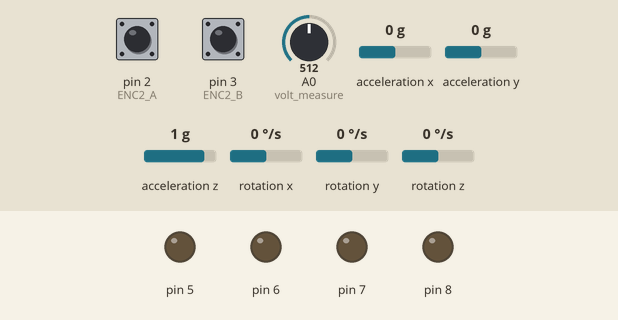
This sketch was run on a simulated Arduino Uno, built with avr-gcc and run on an emulated ATmega328P. Shown: output pins drawn as LEDs (lit = HIGH). Wiring (inferred from the names in the program): MPU-6050 motion sensor at I2C address 0x68. The inputs (shaded band) are chosen by the test bench; at power-on: pin 2 (ENC2_A) HIGH, pin 3 (ENC2_B) HIGH, A0 (volt_measure) = 512, acceleration x 0 g, acceleration y 0 g, acceleration z 1 g, rotation x 0 °/s, rotation y 0 °/s, rotation z 0 °/s. What the sketch prints to the serial monitor is not drawn.

Above: at 0.1 s.
At 2.7 s:
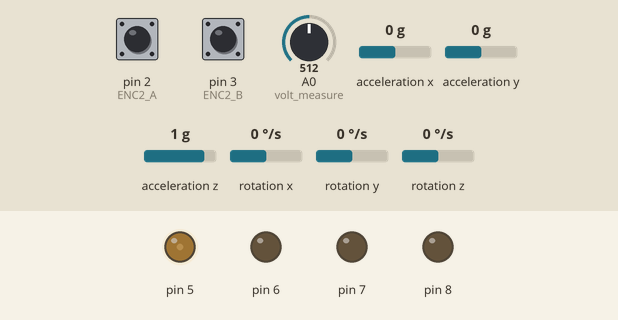
At 3.1 s:
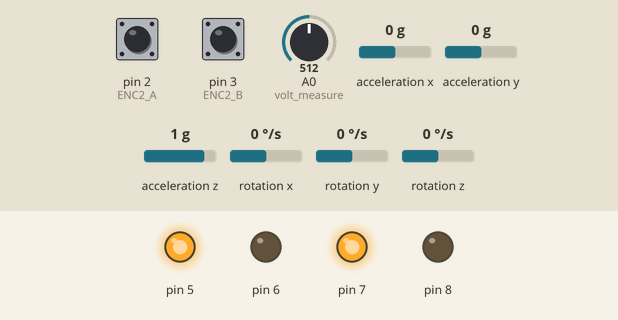
Timing chart, 0 to 4.6 s (numbered marks = the images above):
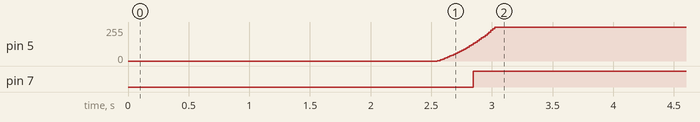

Measured:
- by itself, pin 5: moves from 0/255 to 255/255 over 0.49 s
- by itself, pin 7: LOW → HIGH at 2.8 s

The sketch:

Motor_Speed_Control3.ino
```cpp
/*
    Name: Brandon Ho
    Date: 2/27/2022
    Title: Motor Speed Open Loop
    Description: This script works to test the motor in an open loop response
                 It goes with DataTransfer.py to get the DC gain and time constant of the motor
                 Using B port on the Arduino Motor Shield at full power
                 Adapted from https://github.com/CooperControlsLab/CU-At-Home_feedback_controls/tree/master/arduino_code/libraries/PID
*/


#include "MPU6050.h"
#include "PID.h"
#include "BTU7960.h"
#include "Bluetooth.h"

// Define hardware pins for Motor Control system
#define ENC1_A 18   //Encoder pulse A
#define ENC1_B 19   //Encoder pulse B
#define ENC2_A 2   //Encoder pulse A
#define ENC2_B 3   //Encoder pulse B

#define PPR 464.64 //Encoder pulses per revolution
//#define PPR_A 11*34 //Pulse A per r


#define MOVING_AVERAGE_SIZE 50 // Size of moving average

#define RAD_TO_DEG 360/(2*3.14159)
#define DEG_TO_RAD 2*3.14159/360
#define RPM_TO_RADS 0.104719755
#define DEGS_TO_RPM 0.166667
#define PI 3.1415926535897932384626433832795

#define LONG_LENGTH 2147483647

Bluetooth BT;
MPU6050 IMU;

// dirty derivative inputs for D control
double Ts = .01; //sample period in milliseconds
double sigma = 0.05; //sample period in milliseconds

// dirty derivative inputs for velocity
double sigmaA = 0.1; //sample period in milliseconds
double betaA = (2.0 * sigmaA - Ts) / (2.0 * sigmaA + Ts); //sample period in milliseconds;

PID CONTROL(Ts, sigma, 1, 2, 0.001);
BTU7960 MotorControl1(6, 5);
BTU7960 MotorControl2(8, 7);


//Global VariablesUnsat
double SUPPLY_VOLTAGE;


const int volt_measure = A0;

//Interrupt Functios
void pulse1A();
void pulse1B();
void pulse2A();
void pulse2B();


float vel_D;
float w_D;
long count = 0; // This variable will increase or decrease depending on the rotation of encoder
long count2 = 0; // This variable will increase or decrease depending on the rotation of encoder


double voltage;
double voltage1;
double voltage2;

float pos = 0;
float pos2 = 0;
float posPrev = 0;
float posPrev2 = 0;
long prevT = 0;
float deltaT = 0;
float vel1 = 0;
float vel2 = 0;
float vel = 0;

long refT;
int command = 0;
int state = 0;

void setup() {
  //Initialize the Serial Monitor
  //delay(200);
  Serial.flush();
  //delay(200);
  Serial.begin(19200);
  //Serial.println("Program Running");


  pinMode(volt_measure, INPUT);


  pinMode(ENC1_A, INPUT_PULLUP); // internally pullup encoder input A
  pinMode(ENC1_B, INPUT_PULLUP); // internally pullup encoder input B
  pinMode(ENC2_A, INPUT_PULLUP); // internally pullup encoder input A
  pinMode(ENC2_B, INPUT_PULLUP); // internally pullup encoder input B


  //Setting up interrupt
  //When rotating the encoder, the encoder pin values changes.
  //Thus, the interrupt function will activate in the hardware itself
  attachInterrupt(digitalPinToInterrupt(ENC1_A), pulse1A, CHANGE);
  attachInterrupt(digitalPinToInterrupt(ENC1_B), pulse1B, CHANGE);
  attachInterrupt(digitalPinToInterrupt(ENC2_A), pulse2A, CHANGE);
  attachInterrupt(digitalPinToInterrupt(ENC2_B), pulse2B, CHANGE);

  //Initalize the Motor Speed & Direction

  IMU.init();
  Serial.println("Vel_D:,Supply_Volt:,vel1:,vel2:,Volt1:,Volt2:");
  delay(2000);
  refT = micros();

}


void loop()
{
//  BT.receive();
//  switch(command)
//  {
//    case 0: //Stay
//      vel_D = 0;
//      w_D = 0;
//      break;
//    case 1: //Start
//      vel_D = 0;
//      w_D = 0;
//      state = 1;
//      break;
//    case 2: //Stop
//      vel_D = 0;
//      w_D = 0;
//      state = 0;
//      break;
//    case 3: // Turn right
//      vel_D = 0;
//      w_D = -50* RPM_TO_RADS;
//      break;
//    case 4: // Turn left
//      vel_D = 0;
//      w_D = 50* RPM_TO_RADS;
//      break;
//    case 5: // Forward
//      vel_D = 50* RPM_TO_RADS;
//      w_D = 0;
//      break;
//    case 6: // Backward
//      vel_D = -50* RPM_TO_RADS;
//      w_D = 0;
//      break;
//  }
      if ((micros() - refT)/ 1.0e6 < 1)
    {
      vel_D = 50 * (micros() - refT) / 1.0e6 * RPM_TO_RADS ;
    }
    else
    {
      vel_D = 50 * RPM_TO_RADS;
    }

    //vel_D = 50 * (sin(currT / 2e6) > 0) * RPM_TO_RADS;
    //vel_D = 100 * RPM_TO_RADS;

  //vel_D = 50* RPM_TO_RADS;
  if(state == 0)
  {

    IMU.getAcc();
    //SUPPLY_VOLTAGE = 6;
    SUPPLY_VOLTAGE = analogRead(volt_measure)*10.0/1024;
    CONTROL.readLimits(-SUPPLY_VOLTAGE, SUPPLY_VOLTAGE);

    pos = count_to_deg(count) * DEG_TO_RAD; // in [rad]
    pos2 = count_to_deg(count2) * DEG_TO_RAD; // in [rad]

    long currT = micros(); // in [us]
    deltaT = ((float) (currT - prevT)) / 1.0e6; // in [s]
    if(deltaT >= Ts)
    {
      vel1 = betaA * vel1 + (1 - betaA) / deltaT * (pos - posPrev); // in [rad/s]
      vel2 = betaA * vel2 + (1 - betaA) / deltaT * (pos - posPrev); // in [rad/s]
      //vel = (vel1 + vel2)/2;
      posPrev = pos;
      posPrev2 = pos2;
      prevT = currT;

      //voltage = CONTROL.computePID(vel, vel_D, deltaT);
      voltage1 = CONTROL.computePID(vel1, vel_D, deltaT);
      voltage2 = CONTROL.computePID(vel2, vel_D, deltaT);
    }


    //if (currT / 1.0e6 > 0 && currT / 1.0e6 < 35)
    if (currT / 1.0e6 > 0)
    {
      update_motor_voltage(voltage1, MotorControl1);
      update_motor_voltage(voltage2, MotorControl2);
    }
    else
    {
      update_motor_voltage(0, MotorControl1);
      update_motor_voltage(0, MotorControl2);
    }


     Serial.print(vel_D); // / RPM_TO_RADS);
    Serial.print(",");
     Serial.print(SUPPLY_VOLTAGE);
    Serial.print(",");
     Serial.print(vel1);
    Serial.print(",");
     Serial.print(vel2);
    Serial.print(",");

    Serial.print(voltage1);
    Serial.print(",");

    Serial.println(voltage2);

  }
  else
  {
    Serial.println("Press Start to run");

  }
  //Serial.println(command);
  delay(Ts);
}


//*****************************************************//
void update_motor_voltage(double voltage, BTU7960 motor) {
  //Fix direction based on +/-
  if (voltage < 0) {
    motor.forwardSpeed(volts_to_PWM(abs(voltage)));
  }
  else {
    motor.reverseSpeed(volts_to_PWM(abs(voltage)));
  }
}


//*****************************************************//
// Voltage and PWM duty cycle conversion
int volts_to_PWM(double voltage) {

  // Convert voltage to PWM duty cycle percent relative to the power supply voltage
  return constrain(round((voltage / SUPPLY_VOLTAGE) * 255), 0, 255);
}

double PWM_to_volts(int PWM) {
  return double(PWM / 255) * SUPPLY_VOLTAGE;
}

//Encoder Count to Radians
double count_to_deg(double count) {
  return (double(count / PPR) * 360);  // rad = (count / pulse/rev) * 360 deg/rev
}

//Encoder Interrupt 1A
void pulse1A()
{
  bool valA = digitalRead(ENC1_A);
  bool valB = digitalRead(ENC1_B);

  if (valA == HIGH) { //When A rises
    if (valB == LOW) {
      count++; //CW
    }
    else {
      count--; //CCW
    }
  }
  else { //When B falls
    if (valB == HIGH) {
      count++;  //CW
    }
    else {
      count--; //CCW
    }
  }


  if ((count > LONG_LENGTH - 1000) || (count < -LONG_LENGTH + 1000))
  {
    posPrev = posPrev - count_to_deg(count) * DEG_TO_RAD;
    count = 0;
  }
}


//Encoder Interrupt 1B
void pulse1B()
{
  bool valA = digitalRead(ENC1_A);
  bool valB = digitalRead(ENC1_B);

  if (valB == HIGH) //When B rises
  {
    if (valA == HIGH) {
      count++; //CW
    }
    else {
      count--; //CCW
    }
  }
  else //When B falls
  {
    if (valA == LOW) {
      count++; //CW
    }
    else {
      count--; //CCW
    }
  }

  if ((count > LONG_LENGTH - 1000) || (count < -LONG_LENGTH + 1000))
  {
    posPrev = posPrev - count_to_deg(count) * DEG_TO_RAD;
    count = 0;

  }
}


//Encoder Interrupt 2A
void pulse2A()
{
  bool valA = digitalRead(ENC2_A);
  bool valB = digitalRead(ENC2_B);

  if (valA == HIGH) { //When A rises
    if (valB == LOW) {
      count2++; //CW
    }
    else {
      count2--; //CCW
    }
  }
  else { //When B falls
    if (valB == HIGH) {
      count2++;  //CW
    }
    else {
      count2--; //CCW
    }
  }


  if ((count2 > LONG_LENGTH - 1000) || (count2 < -LONG_LENGTH + 1000))
  {
    posPrev2 = posPrev2 - count_to_deg(count2) * DEG_TO_RAD;
    count2 = 0;
  }
}


//Encoder Interrupt 2B
void pulse2B()
{
  bool valA = digitalRead(ENC2_A);
  bool valB = digitalRead(ENC2_B);

  if (valB == HIGH) //When B rises
  {
    if (valA == HIGH) {
      count2++; //CW
    }
    else {
      count2--; //CCW
    }
  }
  else //When B falls
  {
    if (valA == LOW) {
      count2++; //CW
    }
    else {
      count2--; //CCW
    }
  }

  if ((count2 > LONG_LENGTH - 1000) || (count2 < -LONG_LENGTH + 1000))
  {
    posPrev2 = posPrev2 - count_to_deg(count2) * DEG_TO_RAD;
    count2 = 0;

  }
}
```

BTU7960.cpp
```cpp
#include "Arduino.h"
#include "BTU7960.h"


void BTU7960::forwardSpeed(int PWM)
{
  analogWrite(LPWM_Output, 0);
  analogWrite(RPWM_Output, PWM);
}

void BTU7960::reverseSpeed(int PWM)
{
  analogWrite(LPWM_Output, PWM);
  analogWrite(RPWM_Output, 0);
}
```

BTU7960.h
```cpp
#ifndef BTU7960_h
#define BTU7960_h

#include "Arduino.h"


class BTU7960
{
  public:
    BTU7960(int pin1, int pin2){
      RPWM_Output = pin1;
      LPWM_Output = pin2;
      pinMode(RPWM_Output, OUTPUT);
      pinMode(LPWM_Output, OUTPUT);
      };

    void forwardSpeed(int PWM);
    void reverseSpeed(int PWM);

  private:
    int RPWM_Output = 0; // Arduino PWM output pin 5; connect to IBT-2 pin 1 (RPWM)
    int LPWM_Output = 0; // Arduino PWM output pin 6; connect to IBT-2 pin 2 (LPWM)
};

#endif
```

Bluetooth.cpp
```cpp
#include "Arduino.h"
#include "Bluetooth.h"

int Bluetooth::receive()
{
  int command = 0;
 if (Serial.available() > 0)
  {


    //recieve byte from phone
    Incoming_value = Serial.read();      //Read the incoming data and store it into variable Incoming_value
    //Serial.print("Incoming Value: ");
    //Serial.println(Incoming_value);        //Print Value of Incoming_value in Serial monitor


    if (Incoming_value == (255))
    { // if the variable is 0 stet the array inxed to 0. this will make sure that every number goes into the correct index
      array_index = 0;
    }

    if(array_index == 1 && Incoming_value != oldButton)
    {
        switch(Incoming_value)
        {
          case START_BUTTON:
            //START();
            command = 1;
            break;
          case STOP_BUTTON:
            //STOP();
            command = 2;
            break;
        }
        oldButton = Incoming_value;
    }


    dataIn[array_index] = Incoming_value;  //store number into array
    array_index = array_index +1;
  }

  dir = dataIn[2];
  Serial.println(dataIn[0]);
  Serial.println(dataIn[1]);
  Serial.println(dataIn[2]);
  Serial.println(dataIn[3]);
  //Serial.println(posX);
  //Serial.println(posY);
  if(dir == 1)
  {
    //turn_right(120,120);
    command = 3;
  }
  else if(dir == 2)
  {
    //turn_left(120,120);
    command = 4;
  }
  else if(dir == 3)
  {
    //driveForward(120,120);
    command = 5;
  }
  else if(dir == 4)
  {
    //turn_back(120,120);
    command = 6;
  }
  else
  {
    //stay();
    command = 0;
  }
  return command;
}
```

Bluetooth.h
```cpp
#ifndef Bluetooth_h
#define Bluetooth_h

//Bluetooth Values
//Variable for storing Incoming_value

#define START_BUTTON 1
#define STOP_BUTTON 2


class Bluetooth{
  public:
    Bluetooth(){};
    int receive();
    int dir = 0;


  private:
    int Incoming_value = 0;
    int dataIn[3] {0,0,0}; //array to store all the information. 255,button,X,Y.
    int array_index = 0;
    int oldButton = 0;
};


#endif
```

MPU6050.cpp
```cpp
/*
   Arduino and MPU6050 Accelerometer and Gyroscope Sensor Tutorial
   by Dejan, https://howtomechatronics.com
*/

#include "Arduino.h"
#include "MPU6050.h"


void MPU6050::init() {
  Serial.begin(19200);
  Wire.begin();                      // Initialize comunication
  Wire.beginTransmission(MPU);       // Start communication with MPU6050 // MPU=0x68
  Wire.write(0x6B);                  // Talk to the register 6B
  Wire.write(0x00);                  // Make reset - place a 0 into the 6B register
  Wire.endTransmission(true);        //end the transmission
  ///*
  // Configure Accelerometer Sensitivity - Full Scale Range (default +/- 2g)
  Wire.beginTransmission(MPU);
  Wire.write(0x1C);                  //Talk to the ACCEL_CONFIG register (1C hex)
  Wire.write(0x10);                  //Set the register bits as 00010000 (+/- 8g full scale range)
  Wire.endTransmission(true);
  // Configure Gyro Sensitivity - Full Scale Range (default +/- 250deg/s)
  Wire.beginTransmission(MPU);
  Wire.write(0x1B);                   // Talk to the GYRO_CONFIG register (1B hex)
  Wire.write(0x10);                   // Set the register bits as 00010000 (1000deg/s full scale)
  Wire.endTransmission(true);
  delay(20);
  //*/
  // Call this function if you need to get the IMU error values for your module
  calculate_IMU_error();
  delay(20);
}
void MPU6050::getAcc() {
  // === Read acceleromter data === //
  Wire.beginTransmission(MPU);
  Wire.write(0x3B); // Start with register 0x3B (ACCEL_XOUT_H)
  Wire.endTransmission(false);
  Wire.requestFrom(MPU, 6, true); // Read 6 registers total, each axis value is stored in 2 registers
  //For a range of +-2g, we need to divide the raw values by 16384, according to the datasheet
  AccX = (Wire.read() << 8 | Wire.read()) / 16384.0; // X-axis value
  AccY = (Wire.read() << 8 | Wire.read()) / 16384.0; // Y-axis value
  AccZ = (Wire.read() << 8 | Wire.read()) / 16384.0; // Z-axis value
  // Calculating Roll and Pitch from the accelerometer data
  accAngleX = (atan(AccY / sqrt(pow(AccX, 2) + pow(AccZ, 2))) * 180 / PI) - 0.58; // AccErrorX ~(0.58) See the calculate_IMU_error()custom function for more details
  accAngleY = (atan(-1 * AccX / sqrt(pow(AccY, 2) + pow(AccZ, 2))) * 180 / PI) + 1.58; // AccErrorY ~(-1.58)
  // === Read gyroscope data === //
  previousTime = currentTime;        // Previous time is stored before the actual time read
  currentTime = millis();            // Current time actual time read
  elapsedTime = (currentTime - previousTime) / 1000; // Divide by 1000 to get seconds
  Wire.beginTransmission(MPU);
  Wire.write(0x43); // Gyro data first register address 0x43
  Wire.endTransmission(false);
  Wire.requestFrom(MPU, 6, true); // Read 4 registers total, each axis value is stored in 2 registers
  GyroX = (Wire.read() << 8 | Wire.read()) / 131.0; // For a 250deg/s range we have to divide first the raw value by 131.0, according to the datasheet
  GyroY = (Wire.read() << 8 | Wire.read()) / 131.0;
  GyroZ = (Wire.read() << 8 | Wire.read()) / 131.0;
  // Correct the outputs with the calculated error values
  GyroX = GyroX + 0.56; // GyroErrorX ~(-0.56)
  GyroY = GyroY - 2; // GyroErrorY ~(2)
  GyroZ = GyroZ + 0.79; // GyroErrorZ ~ (-0.8)
  // Currently the raw values are in degrees per seconds, deg/s, so we need to multiply by sendonds (s) to get the angle in degrees
  gyroAngleX = gyroAngleX + GyroX * elapsedTime; // deg/s * s = deg
  gyroAngleY = gyroAngleY + GyroY * elapsedTime;
  yaw =  yaw + GyroZ * elapsedTime;
  // Complementary filter - combine acceleromter and gyro angle values
  roll = 0.96 * gyroAngleX + 0.04 * accAngleX;
  pitch = 0.96 * gyroAngleY + 0.04 * accAngleY;

  // Print the values on the serial monitor
  /*
  Serial.print("Roll: ");
  Serial.print(GyroX);
  Serial.print("/");
  Serial.print("Pitch: ");
  Serial.print(GyroY);
  Serial.print("/");
  Serial.print("Yaw: ");
  Serial.println(GyroZ);
  */
}
void MPU6050::calculate_IMU_error() {
  // We can call this funtion in the setup section to calculate the accelerometer and gyro data error. From here we will get the error values used in the above equations printed on the Serial Monitor.
  // Note that we should place the IMU flat in order to get the proper values, so that we then can the correct values
  // Read accelerometer values 200 times
  while (c < 200) {
    Wire.beginTransmission(MPU);
    Wire.write(0x3B);
    Wire.endTransmission(false);
    Wire.requestFrom(MPU, 6, true);
    AccX = (Wire.read() << 8 | Wire.read()) / 16384.0 ;
    AccY = (Wire.read() << 8 | Wire.read()) / 16384.0 ;
    AccZ = (Wire.read() << 8 | Wire.read()) / 16384.0 ;
    // Sum all readings
    AccErrorX = AccErrorX + ((atan((AccY) / sqrt(pow((AccX), 2) + pow((AccZ), 2))) * 180 / PI));
    AccErrorY = AccErrorY + ((atan(-1 * (AccX) / sqrt(pow((AccY), 2) + pow((AccZ), 2))) * 180 / PI));
    c++;
  }
  //Divide the sum by 200 to get the error value
  AccErrorX = AccErrorX / 200;
  AccErrorY = AccErrorY / 200;
  c = 0;
  // Read gyro values 200 times
  while (c < 200) {
    Wire.beginTransmission(MPU);
    Wire.write(0x43);
    Wire.endTransmission(false);
    Wire.requestFrom(MPU, 6, true);
    GyroX = Wire.read() << 8 | Wire.read();
    GyroY = Wire.read() << 8 | Wire.read();
    GyroZ = Wire.read() << 8 | Wire.read();
    // Sum all readings
    GyroErrorX = GyroErrorX + (GyroX / 131.0);
    GyroErrorY = GyroErrorY + (GyroY / 131.0);
    GyroErrorZ = GyroErrorZ + (GyroZ / 131.0);
    c++;
  }
  //Divide the sum by 200 to get the error value
  GyroErrorX = GyroErrorX / 200;
  GyroErrorY = GyroErrorY / 200;
  GyroErrorZ = GyroErrorZ / 200;
  // Print the error values on the Serial Monitor
  /*
  Serial.print("AccErrorX: ");
  Serial.println(AccErrorX);
  Serial.print("AccErrorY: ");
  Serial.println(AccErrorY);
  Serial.print("GyroErrorX: ");
  Serial.println(GyroErrorX);
  Serial.print("GyroErrorY: ");
  Serial.println(GyroErrorY);
  Serial.print("GyroErrorZ: ");
  Serial.println(GyroErrorZ);
  */
}
```

MPU6050.h
```cpp
/*
   Arduino and MPU6050 Accelerometer and Gyroscope Sensor Tutorial
   by Dejan, https://howtomechatronics.com
*/
#ifndef MPU6050_h
#define MPU6050_h

#include "Arduino.h"
#include <Wire.h>


class MPU6050
{
  public:
    MPU6050(){};
    const int MPU = 0x68; // MPU6050 I2C address
    float AccX, AccY, AccZ;
    float GyroX, GyroY, GyroZ;
    float accAngleX, accAngleY, gyroAngleX, gyroAngleY, gyroAngleZ;
    float roll, pitch, yaw;
    float AccErrorX, AccErrorY, GyroErrorX, GyroErrorY, GyroErrorZ;

    void init();
    void calculate_IMU_error();
    void getAcc();

  private:
    int c = 0;
    float elapsedTime, currentTime, previousTime;
};

#endif
```

Source omitted: PID.cpp (1058 bytes), PID.h (1016 bytes)
